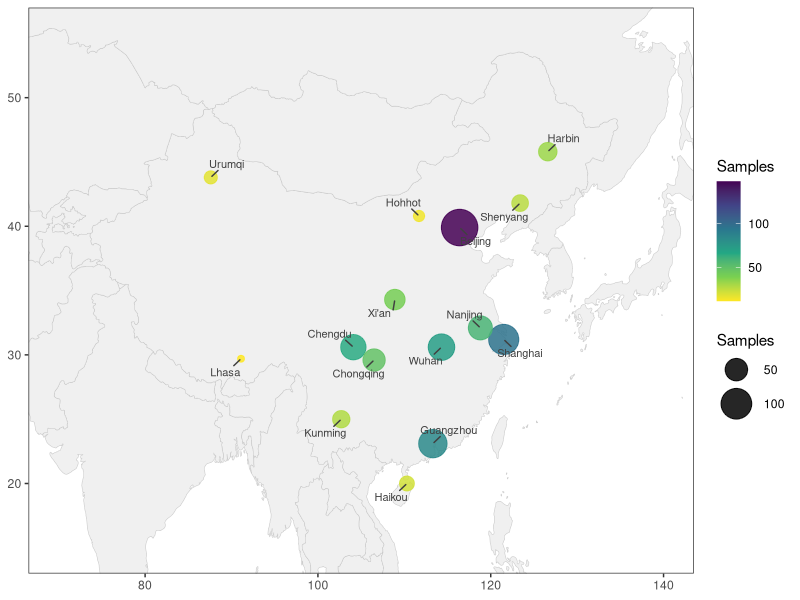
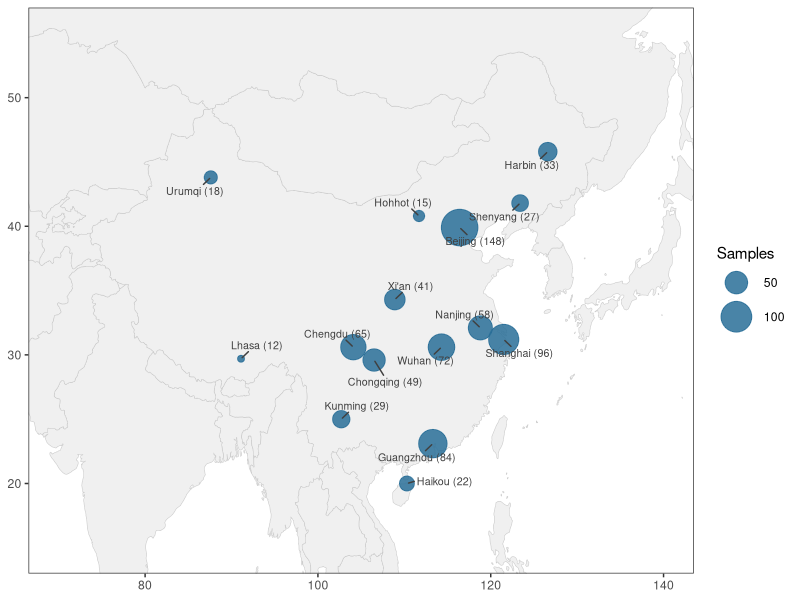
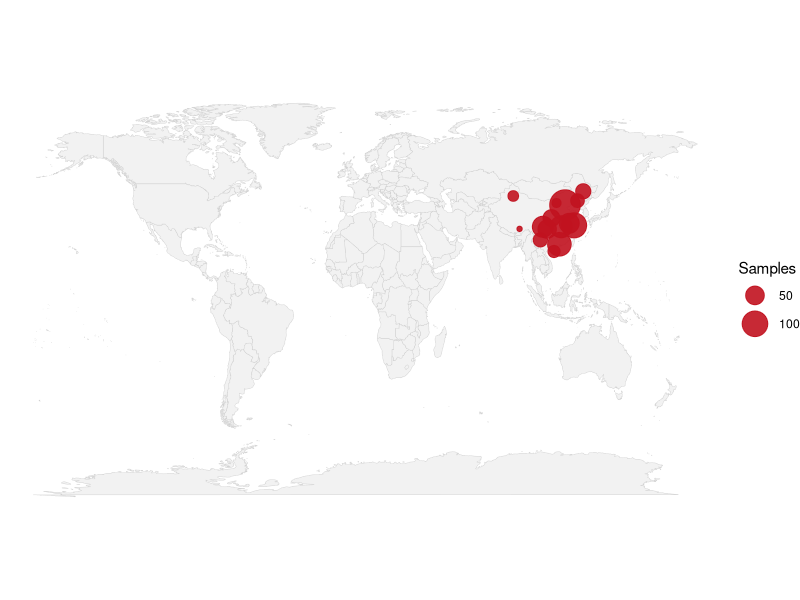

Reproduce these figures in R, in order.
## ---- chunk 1
# Installing necessary packages
if (!requireNamespace("tidyverse", quietly = TRUE)) {
  install.packages("tidyverse")
}
if (!requireNamespace("ggrepel", quietly = TRUE)) {
  install.packages("ggrepel")
}
if (!requireNamespace("maps", quietly = TRUE)) {
  install.packages("maps")
}

# Load packages
library(tidyverse)
library(ggrepel)
## ---- chunk 2
world_map <- ggplot2::map_data("world")

sampling_sites <- tribble(
  ~site,       ~lon,   ~lat,   ~n,
  "Beijing",   116.4,  39.9,   148,
  "Shanghai",  121.5,  31.2,    96,
  "Guangzhou", 113.3,  23.1,    84,
  "Wuhan",     114.3,  30.6,    72,
  "Chengdu",   104.1,  30.6,    65,
  "Xi\'an",     108.9,  34.3,    41,
  "Harbin",    126.6,  45.8,    33,
  "Kunming",   102.7,  25.0,    29,
  "Lhasa",      91.1,  29.7,    12,
  "Urumqi",     87.6,  43.8,    18,
  "Shenyang",  123.4,  41.8,    27,
  "Nanjing",   118.8,  32.1,    58,
  "Chongqing", 106.5,  29.6,    49,
  "Hohhot",    111.7,  40.8,    15,
  "Haikou",    110.3,  20.0,    22)

head(sampling_sites, 3)
## ---- chunk 3
#| label: fig-1.1BasicSamplingMap
#| fig-cap: "Basic sampling site map"
#| out.width: "95%"
#| warning: false
#| message: false
#| fig-width: 9
#| fig-height: 6.5

ggplot() +
  geom_polygon(data = world_map, aes(long, lat, group = group),
               fill = "grey94", colour = "grey80", linewidth = .2) +
  geom_point(data = sampling_sites, aes(lon, lat, size = n, colour = n), alpha = .85) +
  geom_text_repel(data = sampling_sites, aes(lon, lat, label = site),
                  size = 2.8, colour = "grey25", min.segment.length = .2, box.padding = .4) +
  scale_size_continuous(range = c(2, 12), name = "Samples") +
  scale_colour_viridis_c(option = "viridis", direction = -1, name = "Samples") +
  coord_cartesian(xlim = c(70, 140), ylim = c(15, 55)) +
  labs(x = NULL, y = NULL) +
  theme_bw(base_size = 11) +
  theme(panel.grid = element_blank())
## ---- chunk 4
#| label: fig-1.2LabelledSamplingMap
#| fig-cap: "Sampling map with counts in the labels"
#| out.width: "95%"
#| warning: false
#| message: false
#| fig-width: 9
#| fig-height: 6.5

ggplot() +
  geom_polygon(data = world_map, aes(long, lat, group = group),
               fill = "grey94", colour = "grey80", linewidth = .2) +
  geom_point(data = sampling_sites, aes(lon, lat, size = n), colour = "#2a6f97", alpha = .85) +
  geom_text_repel(data = sampling_sites, aes(lon, lat, label = paste0(site, " (", n, ")")),
                  size = 2.7, colour = "grey25", min.segment.length = .2, box.padding = .4) +
  scale_size_continuous(range = c(2, 12), name = "Samples") +
  coord_cartesian(xlim = c(70, 140), ylim = c(15, 55)) +
  labs(x = NULL, y = NULL) +
  theme_bw(base_size = 11) +
  theme(panel.grid = element_blank())
## ---- chunk 5
#| label: fig-1.3WorldSamplingMap
#| fig-cap: "World view of the sampling sites"
#| out.width: "95%"
#| warning: false
#| message: false
#| fig-width: 9
#| fig-height: 5.2

ggplot() +
  geom_polygon(data = world_map, aes(long, lat, group = group),
               fill = "grey95", colour = "grey82", linewidth = .15) +
  geom_point(data = sampling_sites, aes(lon, lat, size = n), colour = "#c1121f", alpha = .9) +
  scale_size_continuous(range = c(1.5, 10), name = "Samples") +
  coord_fixed(ratio = 1.3) +
  labs(x = NULL, y = NULL) +
  theme_void(base_size = 11)
